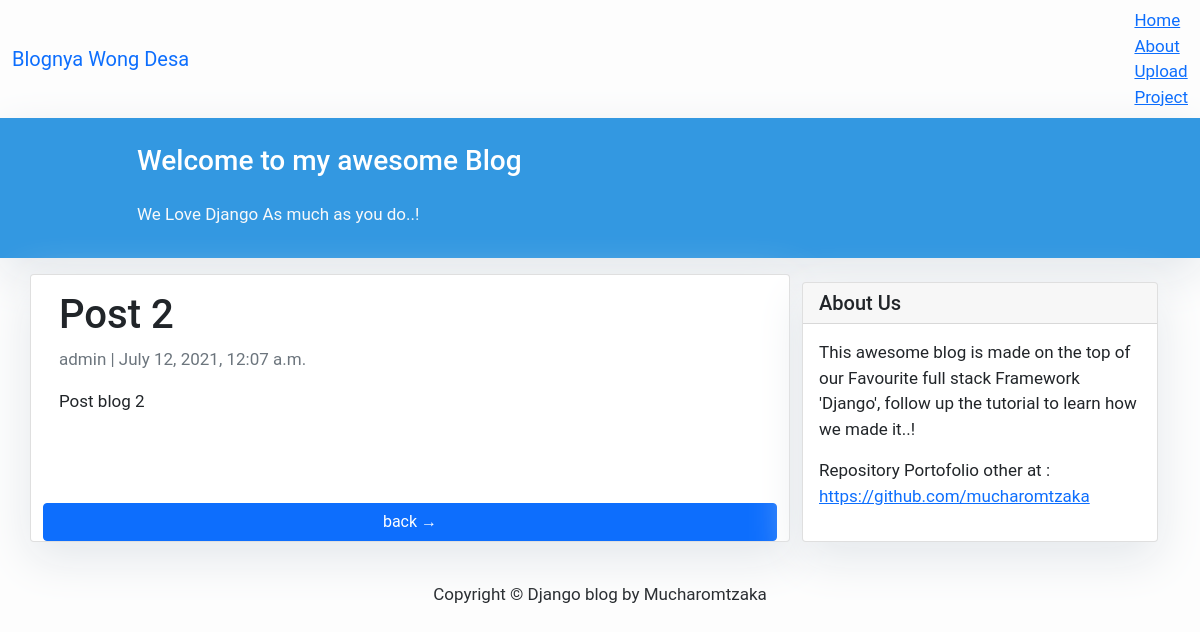
The page /post-2/ on the database its author committed.
### blog/models.py (models this page shows, shortened)
class Post(models.Model):
    title = models.CharField(max_length=200, unique=True)
    slug = models.SlugField(max_length=200, unique=True)
    author = models.ForeignKey(User, on_delete= models.CASCADE,related_name='blog_posts')
    updated_on = models.DateTimeField(auto_now= True)
    content = models.TextField()
    created_on = models.DateTimeField(auto_now_add=True)
    status = models.IntegerField(choices=STATUS, default=0)
    class Meta:
        ordering = ['-created_on']

### blog/views.py (the view)
# urls.py: path('<slug:slug>/', views.PostDetail.as_view(), name='post_detail'),
class PostDetail(generic.DetailView):
    model = Post
    template_name = 'post_detail.html'

### blog/templates/post_detail.html
{% extends 'base.html' %}
{% block content %}
  {% block header %}
  {% include 'header.html' %}
  {% endblock header %}
<div class="container">
  <div class="row">
    <div class="col-md-8 card mb-4  mt-3 left  top">
      <div class="card-body">
        <h1>{% block title %} {{ object.title }} {% endblock title %}</h1>
        <p class=" text-muted">{{ post.author }} | {{ post.created_on }}</p>
        <p class="card-text ">{{ object.content | safe }}</p>
      </div>
     <a href="/" class="btn btn-primary">back &rarr;</a>
    </div>
    {% block sidebar %} {% include 'sidebar.html' %} {% endblock sidebar %}
  </div>
</div>
{% endblock content %}

### blog/templates/base.html (style rules this page uses)
body { font-family: "Roboto", sans-serif; font-size: 17px; background-color: #fdfdfd; }

### blog/templates/sidebar.html (style rules this page uses)
.card { box-shadow: 0 16px 48px #E3E7EB; }

### rows shown on the page
Post: title "Post 2", author "admin", created_on "July 12, 2021, 12:07 a.m.", content "Post blog 2"
